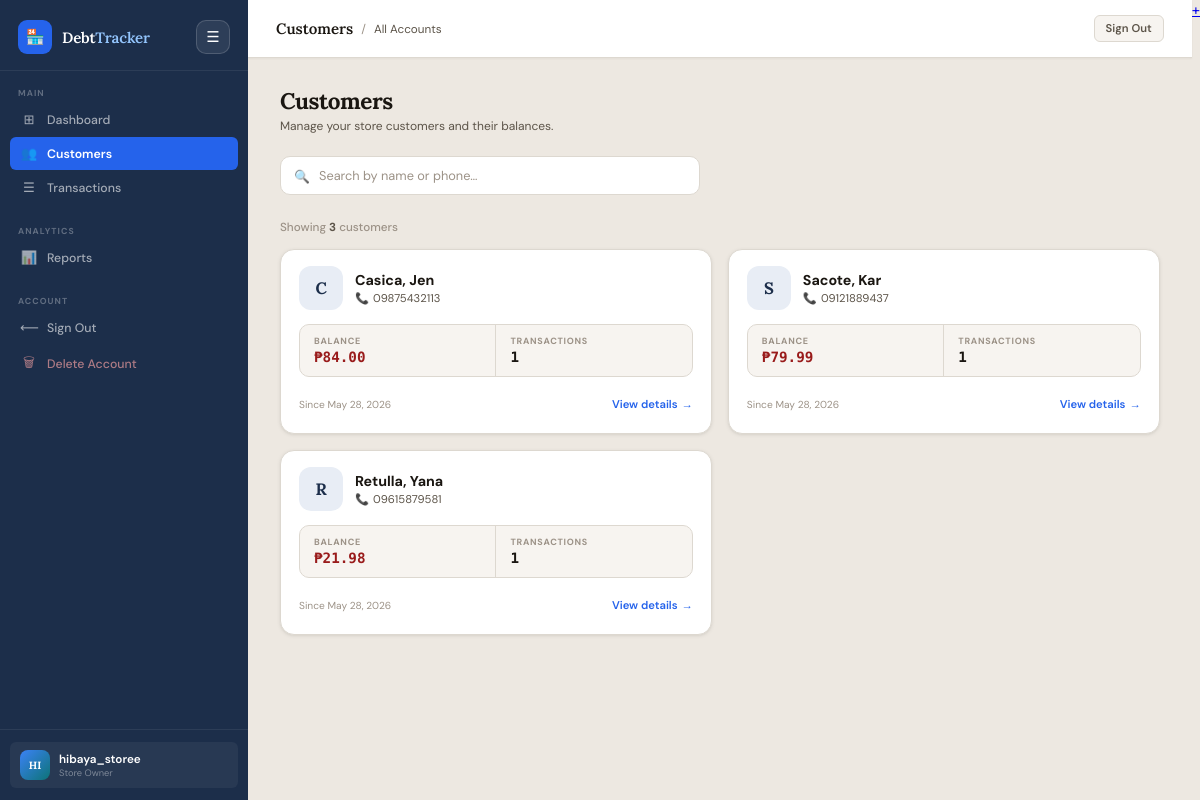
The app's page /customers/ (signed in) with its own data.
### tracker/models.py (models this page shows, shortened)
class Customer(models.Model):
    owner = models.ForeignKey(User, on_delete=models.CASCADE, related_name='customers')
    name = models.CharField(max_length=100)
    phone = models.CharField(max_length=20, blank=True, null=True)
    notes = models.TextField(blank=True, null=True)
    created_at = models.DateTimeField(default=timezone.now)
    class Meta:
        ordering = ['name']
    def total_balance(self):
        total = Decimal('0')
        for txn in self.transactions.all():
            total += txn.remaining_balance()
        return total
    def transaction_count(self):
        return self.transactions.count()
    def is_high_debt(self):
        return self.total_balance() >= 500

### tracker/views.py (the view)
# urls.py: path('customers/', views.customer_list, name='customer_list'),
@login_required
def customer_list(request):
    query = request.GET.get('q', '').strip()
    customers = Customer.objects.filter(owner=request.user)
    if query:
        customers = customers.filter(Q(name__icontains=query) | Q(phone__icontains=query))
    customer_data = []
    for c in customers:
        customer_data.append({
            'customer': c,
            'balance': c.total_balance(),
            'is_high': c.is_high_debt(),
        })
    customer_data.sort(key=lambda x: x['balance'], reverse=True)
    return render(request, 'tracker/customer_list.html', {
        'customer_data': customer_data,
        'query': query,
        'active_nav': 'customers',
    })

### tracker/models.py (called while the page is built)
    def total_amount(self):
        return sum(item.subtotal() for item in self.items.all()) or Decimal('0')

    def total_paid(self):
        result = self.payments.aggregate(models.Sum('amount'))['amount__sum']
        return result or Decimal('0')

    def remaining_balance(self):
        return self.total_amount() - self.total_paid()

    def subtotal(self):
        return self.quantity * self.price

### tracker/templates/tracker/customer_list.html (shortened to what this page needs)
{% extends 'tracker/base.html' %}
{% block topbar_title %}Customers{% endblock %}
{% block page_subtitle %}All Accounts{% endblock %}
{% block content %}
<div class="page-header">
  <div class="page-header-left">
    <h1>Customers</h1>
    <p>Manage your store customers and their balances.</p>
  </div>
</div>
<div class="search-wrap">
  <form method="get" style="margin:0;">
    <span class="search-icon">🔍</span>
    <input
      type="text"
      name="q"
      value="{{ query }}"
      class="search-input"
      placeholder="Search by name or phone…"
      autocomplete="off"
    />
  </form>
</div>
{% if customer_data %}
  <div class="results-count">
    Showing <strong>{{ customer_data|length }}</strong> customer{{ customer_data|length|pluralize }}
  </div>
  <div class="customer-grid">
    {% for item in customer_data %}
    <a href="{% url 'customer_detail' item.customer.pk %}" class="cust-card {% if item.is_high %}high-debt{% endif %}">
      <div class="cust-card-body">
        <div class="cust-top">
          <div class="cust-avatar {% if item.is_high %}danger{% endif %}">
            {{ item.customer.name|slice:":1"|upper }}
          </div>
          <div class="cust-identity">
            <div class="cust-name">{{ item.customer.name }}</div>
            <div class="cust-phone">
              {% if item.customer.phone %}
                <span>📞</span>{{ item.customer.phone }}
              {% else %}
                <span style="color:var(--text-3);font-style:italic;">No phone</span>
              {% endif %}
            </div>
          </div>
        </div>
        <div class="cust-stats">
          <div class="cust-stat">
            <span class="cust-stat-label">Balance</span>
            <span class="cust-stat-value {% if item.balance > 0 %}debt{% elif item.balance < 0 %}ok{% endif %}">
              ₱{{ item.balance|floatformat:2 }}
            </span>
          </div>
          <div class="cust-stat">
            <span class="cust-stat-label">Transactions</span>
            <span class="cust-stat-value">{{ item.customer.transaction_count }}</span>
          </div>
        </div>
        <div class="cust-footer">
          <span class="cust-since">Since {{ item.customer.created_at|date:"M d, Y" }}</span>
          <span class="cust-view-btn">View details <span>→</span></span>
        </div>
      </div>
    </a>
    {% endfor %}
  </div>
{% endif %}
{% endblock %}

### tracker/templates/tracker/base.html (shortened to what this page needs)
<!DOCTYPE html>
<html lang="en">
<head>
</head>
<body>
  <aside class="sidebar" id="sidebar">
    <div class="sb-brand-wrap">
      <a href="{% url 'dashboard' %}" class="sb-brand">
        <div class="sb-logo">🏪</div>
        <div class="sb-name">Debt<span>Tracker</span></div>
      </a>
      <button type="button" class="sidebar-toggle" onclick="toggleSidebar()">☰</button>
    </div>
    <div class="sb-section">
      <div class="sb-section-label">Main</div>
      <a href="{% url 'dashboard' %}" class="sb-link {% if active_nav == 'dashboard' %}active{% endif %}"><span class="sb-icon">⊞</span> Dashboard</a>
      <a href="{% url 'customer_list' %}" class="sb-link {% if active_nav == 'customers' %}active{% endif %}"><span class="sb-icon">👥</span> Customers</a>
      <a href="{% url 'transaction_list' %}" class="sb-link "><span class="sb-icon">☰</span> Transactions</a>
    </div>
    <div class="sb-section">
      <div class="sb-section-label">Analytics</div>
      <a href="{% url 'reports' %}" class="sb-link {% if active_nav == 'reports' %}active{% endif %}"><span class="sb-icon">📊</span> Reports</a>
    </div>
    <div class="sb-section">
      <div class="sb-section-label">Account</div>
      <a href="{% url 'logout' %}" class="sb-link"><span class="sb-icon">⟵</span> Sign Out</a>
      <a href="{% url 'delete_account' %}" class="sb-link" style="color:rgba(252,165,165,0.65);"><span class="sb-icon">🗑</span> Delete Account</a>
    </div>
    <div class="sb-user">
      <div class="sb-user-inner">
        <div class="sb-avatar">{{ request.user.username|slice:":2"|upper }}</div>
        <div><div class="sb-uname">{{ request.user.username }}</div><div class="sb-urole">Store Owner</div></div>
      </div>
    </div>
  </aside>
  <div class="app-main">
    <header class="topbar">
      <div class="tb-left">
        <span class="tb-title">{% block topbar_title %}DebtTracker{% endblock %}</span>
        {% block topbar_sub %}<span class="tb-sep">/</span><span class="tb-sub">{% block page_subtitle %}{% endblock %}</span>{% endblock %}
      </div>
      <div class="tb-right">
        <a href="{% url 'logout' %}" class="btn btn-ghost btn-sm">Sign Out</a>
      </div>
    </header>
    <main class="page-content">{% block content %}{% endblock %}</main>
  </div>
  {% block fab %}
  {% if active_nav != 'reports' %}
  <a href="{% url 'transaction_create' %}" class="fab-global" title="New Transaction">+</a>
  {% endif %}
  {% endblock %}
</body>
</html>

### tracker/templates/tracker/customer_list.html (style rules this page uses)
.search-wrap { position: relative; max-width: 420px; margin-bottom: 24px; }
.search-wrap .search-icon { position: absolute; left: 14px; top: 50%; transform: translateY(-50%); font-size: 0.85rem; pointer-events: none; }
.search-input { width: 100%; padding: 10px 14px 10px 38px; border: 1.5px solid var(--border); border-radius: var(--r); font-family: var(--sans); font-size: 0.85rem; background: var(--surface); color: var(--text); outline: none; transition: border-color 0.15s, box-shadow 0.15s; }
.search-input::placeholder { color: var(--text-3); }
.customer-grid { display: grid; grid-template-columns: repeat(auto-fill, minmax(300px, 1fr)); gap: 16px; }
.cust-card { background: var(--surface); border: 1.5px solid var(--border); border-radius: var(--r-lg); padding: 0; box-shadow: var(--shadow-sm); text-decoration: none; color: inherit; display: flex; flex-direction: column; transition: box-shadow 0.18s, transform 0.18s, border-color 0.18s; overflow: hidden; position: relative; }
.cust-card-body { padding: 16px 18px 18px; display: flex; flex-direction: column; gap: 14px; flex: 1; }
.cust-top { display: flex; align-items: center; gap: 12px; }
.cust-avatar { width: 44px; height: 44px; border-radius: 12px; display: flex; align-items: center; justify-content: center; font-family: var(--serif); font-weight: 700; font-size: 1.1rem; flex-shrink: 0; background: var(--navy-light); color: var(--navy); letter-spacing: -0.02em; }
.cust-identity { flex: 1; min-width: 0; }
.cust-name { font-size: 0.95rem; font-weight: 700; color: var(--text); white-space: nowrap; overflow: hidden; text-overflow: ellipsis; text-transform: capitalize; }
.cust-phone { font-size: 0.75rem; color: var(--text-2); margin-top: 2px; display: flex; align-items: center; gap: 4px; }
.cust-stats { display: flex; align-items: center; gap: 0; background: var(--surface-2); border: 1px solid var(--border); border-radius: var(--r); overflow: hidden; }
.cust-stat { flex: 1; padding: 10px 14px; display: flex; flex-direction: column; gap: 2px; }
.cust-stat + .cust-stat { border-left: 1px solid var(--border); }
.cust-stat-label { font-size: 0.6rem; text-transform: uppercase; letter-spacing: 0.08em; font-weight: 700; color: var(--text-3); }
.cust-stat-value { font-family: var(--mono); font-size: 0.95rem; font-weight: 700; color: var(--text); line-height: 1.2; }
.cust-stat-value.debt { color: var(--danger); }
.cust-footer { display: flex; align-items: center; justify-content: space-between; padding-top: 2px; }
.cust-since { font-size: 0.68rem; color: var(--text-3); }
.cust-view-btn { display: inline-flex; align-items: center; gap: 4px; font-size: 0.75rem; font-weight: 600; color: var(--accent); padding: 4px 0; border: none; background: none; cursor: pointer; transition: gap 0.15s; }
.results-count { font-size: 0.78rem; color: var(--text-3); margin-bottom: 14px; font-weight: 500; }
.results-count strong { color: var(--text-2); }

### records on screen
Customer: customer.name "C", customer.name "Casica, Jen", customer.phone "09875432113", balance "84.00", customer.transaction_count "1", customer.created_at "May 28, 2026"
Customer: customer.name "S", customer.name "Sacote, Kar", customer.phone "09121889437", balance "79.99", customer.transaction_count "1", customer.created_at "May 28, 2026"
Customer: customer.name "R", customer.name "Retulla, Yana", customer.phone "09615879581", balance "21.98", customer.transaction_count "1", customer.created_at "May 28, 2026"

### other values on screen
{{ request.user.username|slice:":2"|upper }} "HI"
{{ request.user.username }} "hibaya_storee"
{{ customer_data|length }} "3"
